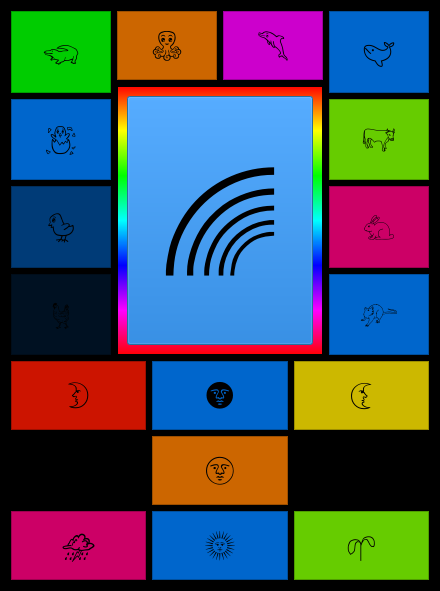
 <widget class="QWidget" name="MezcalPicker">
  <property name="geometry">
   <rect>
    <x>0</x>
    <y>0</y>
    <width>438</width>
    <height>591</height>
   </rect>
  </property>
  <property name="windowTitle">
   <string>Mezcal Color Scheme Picker</string>
  </property>
  <property name="autoFillBackground">
   <bool>false</bool>
  </property>
  <property name="styleSheet">
   <string notr="true">background-color: rgb(0, 0, 0);</string>
  </property>
  <layout class="QGridLayout" name="gridLayout_2">
   <item row="0" column="0">
    <layout class="QVBoxLayout" name="verticalLayout">
     <item>
      <widget class="QFrame" name="tetrad4">
       <property name="styleSheet">
        <string notr="true">background-color: rgb(0, 204, 0);</string>
       </property>
       <property name="frameShape">
        <enum>QFrame::StyledPanel</enum>
       </property>
       <property name="frameShadow">
        <enum>QFrame::Raised</enum>
       </property>
       <layout class="QGridLayout" name="gridLayout_6">
        <item row="0" column="0">
         <widget class="QPushButton" name="push_tetrad4">
          <property name="sizePolicy">
           <sizepolicy hsizetype="Minimum" vsizetype="Minimum">
            <horstretch>0</horstretch>
            <verstretch>0</verstretch>
           </sizepolicy>
          </property>
          <property name="font">
           <font>
            <family>Noto Emoji</family>
            <pointsize>24</pointsize>
           </font>
          </property>
          <property name="contextMenuPolicy">
           <enum>Qt::NoContextMenu</enum>
          </property>
          <property name="autoFillBackground">
           <bool>false</bool>
          </property>
          <property name="text">
           <string>🐊</string>
          </property>
          <property name="default">
           <bool>false</bool>
          </property>
          <property name="flat">
           <bool>true</bool>
          </property>
         </widget>
        </item>
       </layout>
      </widget>
     </item>
     <item>
      <widget class="QFrame" name="monochrome1">
       <property name="styleSheet">
        <string notr="true">background-color: rgb(0, 102, 204);</string>
       </property>
       <property name="frameShape">
        <enum>QFrame::StyledPanel</enum>
       </property>
       <property name="frameShadow">
        <enum>QFrame::Raised</enum>
       </property>
       <layout class="QGridLayout" name="gridLayout_10">
        <item row="0" column="0">
         <widget class="QPushButton" name="push_monochrome1">
          <property name="sizePolicy">
           <sizepolicy hsizetype="Preferred" vsizetype="Preferred">
            <horstretch>0</horstretch>
            <verstretch>0</verstretch>
           </sizepolicy>
          </property>
          <property name="font">
           <font>
            <family>Noto Emoji</family>
            <pointsize>24</pointsize>
           </font>
          </property>
          <property name="contextMenuPolicy">
           <enum>Qt::NoContextMenu</enum>
          </property>
          <property name="autoFillBackground">
           <bool>false</bool>
          </property>
          <property name="text">
           <string>🐣</string>
          </property>
          <property name="default">
           <bool>false</bool>
          </property>
          <property name="flat">
           <bool>true</bool>
          </property>
         </widget>
        </item>
       </layout>
      </widget>
     </item>
     <item>
      <widget class="QFrame" name="monochrome2">
       <property name="styleSheet">
        <string notr="true">background-color: rgb(0, 59, 119);
</string>
       </property>
       <property name="frameShape">
        <enum>QFrame::StyledPanel</enum>
       </property>
       <property name="frameShadow">
        <enum>QFrame::Raised</enum>
       </property>
       <layout class="QGridLayout" name="gridLayout_12">
        <item row="0" column="0">
         <widget class="QPushButton" name="push_monochrome2">
          <property name="sizePolicy">
           <sizepolicy hsizetype="Preferred" vsizetype="Preferred">
            <horstretch>0</horstretch>
            <verstretch>0</verstretch>
           </sizepolicy>
          </property>
          <property name="font">
           <font>
            <family>Noto Emoji</family>
            <pointsize>24</pointsize>
           </font>
          </property>
          <property name="contextMenuPolicy">
           <enum>Qt::NoContextMenu</enum>
          </property>
          <property name="autoFillBackground">
           <bool>false</bool>
          </property>
          <property name="text">
           <string>🐤</string>
          </property>
          <property name="default">
           <bool>false</bool>
          </property>
          <property name="flat">
           <bool>true</bool>
          </property>
         </widget>
        </item>
       </layout>
      </widget>
     </item>
     <item>
      <widget class="QFrame" name="monochrome3">
       <property name="styleSheet">
        <string notr="true">background-color: rgb(0, 17, 34);</string>
       </property>
       <property name="frameShape">
        <enum>QFrame::StyledPanel</enum>
       </property>
       <property name="frameShadow">
        <enum>QFrame::Raised</enum>
       </property>
       <layout class="QGridLayout" name="gridLayout_11">
        <item row="0" column="0">
         <widget class="QPushButton" name="push_monochrome3">
          <property name="sizePolicy">
           <sizepolicy hsizetype="Preferred" vsizetype="Preferred">
            <horstretch>0</horstretch>
            <verstretch>0</verstretch>
           </sizepolicy>
          </property>
          <property name="font">
           <font>
            <family>Noto Emoji</family>
            <pointsize>24</pointsize>
           </font>
          </property>
          <property name="contextMenuPolicy">
           <enum>Qt::NoContextMenu</enum>
          </property>
          <property name="autoFillBackground">
           <bool>false</bool>
          </property>
          <property name="text">
           <string>🐔</string>
          </property>
          <property name="default">
           <bool>false</bool>
          </property>
          <property name="flat">
           <bool>true</bool>
          </property>
         </widget>
        </item>
       </layout>
      </widget>
     </item>
    </layout>
   </item>
   <item row="0" column="1">
    <layout class="QVBoxLayout" name="verticalLayout_3">
     <item>
      <layout class="QHBoxLayout" name="horizontalLayout">
       <item>
        <widget class="QFrame" name="tetrad3">
         <property name="styleSheet">
          <string notr="true">background-color: rgb(204, 102, 0);</string>
         </property>
         <property name="frameShape">
          <enum>QFrame::StyledPanel</enum>
         </property>
         <property name="frameShadow">
          <enum>QFrame::Raised</enum>
         </property>
         <layout class="QGridLayout" name="gridLayout_5">
          <item row="0" column="0">
           <widget class="QPushButton" name="push_tetrad3">
            <property name="sizePolicy">
             <sizepolicy hsizetype="Minimum" vsizetype="Minimum">
              <horstretch>0</horstretch>
              <verstretch>0</verstretch>
             </sizepolicy>
            </property>
            <property name="font">
             <font>
              <family>Noto Emoji</family>
              <pointsize>24</pointsize>
             </font>
            </property>
            <property name="contextMenuPolicy">
             <enum>Qt::NoContextMenu</enum>
            </property>
            <property name="autoFillBackground">
             <bool>false</bool>
            </property>
            <property name="text">
             <string>🐙</string>
            </property>
            <property name="default">
             <bool>false</bool>
            </property>
            <property name="flat">
             <bool>true</bool>
            </property>
           </widget>
          </item>
         </layout>
        </widget>
       </item>
       <item>
        <widget class="QFrame" name="tetrad2">
         <property name="styleSheet">
          <string notr="true">background-color: rgb(204, 0, 204);</string>
         </property>
         <property name="frameShape">
          <enum>QFrame::StyledPanel</enum>
         </property>
         <property name="frameShadow">
          <enum>QFrame::Raised</enum>
         </property>
         <layout class="QGridLayout" name="gridLayout_4">
          <item row="0" column="0">
           <widget class="QPushButton" name="push_tetrad2">
            <property name="sizePolicy">
             <sizepolicy hsizetype="Minimum" vsizetype="Minimum">
              <horstretch>0</horstretch>
              <verstretch>0</verstretch>
             </sizepolicy>
            </property>
            <property name="font">
             <font>
              <family>Noto Emoji</family>
              <pointsize>24</pointsize>
             </font>
            </property>
            <property name="contextMenuPolicy">
             <enum>Qt::NoContextMenu</enum>
            </property>
            <property name="autoFillBackground">
             <bool>false</bool>
            </property>
            <property name="text">
             <string>🐬</string>
            </property>
            <property name="default">
             <bool>false</bool>
            </property>
            <property name="flat">
             <bool>true</bool>
            </property>
           </widget>
          </item>
         </layout>
        </widget>
       </item>
      </layout>
     </item>
     <item>
      <widget class="QFrame" name="rum_color">
       <property name="styleSheet">
        <string notr="true">background-color: qlineargradient(spread:pad, x1:0, y0:0, x2:0, y2:1, stop:0 rgba(255, 0, 0, 255), stop:0.166 rgba(255, 255, 0, 255), stop:0.333 rgba(0, 255, 0, 255), stop:0.5 rgba(0, 255, 255, 255), stop:0.666 rgba(0, 0, 255, 255), stop:0.833 rgba(255, 0, 255, 255), stop:1 rgba(255, 0, 0, 255));</string>
       </property>
       <property name="frameShape">
        <enum>QFrame::StyledPanel</enum>
       </property>
       <property name="frameShadow">
        <enum>QFrame::Raised</enum>
       </property>
       <layout class="QGridLayout" name="gridLayout_13">
        <item row="0" column="0">
         <widget class="QPushButton" name="push_rum_color">
          <property name="sizePolicy">
           <sizepolicy hsizetype="MinimumExpanding" vsizetype="MinimumExpanding">
            <horstretch>0</horstretch>
            <verstretch>0</verstretch>
           </sizepolicy>
          </property>
          <property name="font">
           <font>
            <family>Noto Emoji</family>
            <pointsize>88</pointsize>
           </font>
          </property>
          <property name="contextMenuPolicy">
           <enum>Qt::DefaultContextMenu</enum>
          </property>
          <property name="autoFillBackground">
           <bool>false</bool>
          </property>
          <property name="styleSheet">
           <string notr="true">background-color: rgb(0, 102, 204);</string>
          </property>
          <property name="text">
           <string>🌈</string>
          </property>
          <property name="checkable">
           <bool>false</bool>
          </property>
          <property name="default">
           <bool>true</bool>
          </property>
          <property name="flat">
           <bool>false</bool>
          </property>
         </widget>
        </item>
       </layout>
      </widget>
     </item>
    </layout>
   </item>
   <item row="0" column="2">
    <layout class="QVBoxLayout" name="verticalLayout_2">
     <item>
      <widget class="QFrame" name="tetrad1">
       <property name="styleSheet">
        <string notr="true">background-color: rgb(0, 102, 204);</string>
       </property>
       <property name="frameShape">
        <enum>QFrame::StyledPanel</enum>
       </property>
       <property name="frameShadow">
        <enum>QFrame::Raised</enum>
       </property>
       <property name="tetrad_bg" stdset="0">
        <color>
         <red>0</red>
         <green>0</green>
         <blue>255</blue>
        </color>
       </property>
       <property name="bg_style" stdset="0">
        <string>asdfsadfdsf</string>
       </property>
       <layout class="QGridLayout" name="gridLayout_3">
        <item row="0" column="0">
         <widget class="QPushButton" name="push_tetrad1">
          <property name="sizePolicy">
           <sizepolicy hsizetype="Minimum" vsizetype="Minimum">
            <horstretch>0</horstretch>
            <verstretch>0</verstretch>
           </sizepolicy>
          </property>
          <property name="font">
           <font>
            <family>Noto Emoji</family>
            <pointsize>24</pointsize>
           </font>
          </property>
          <property name="contextMenuPolicy">
           <enum>Qt::NoContextMenu</enum>
          </property>
          <property name="autoFillBackground">
           <bool>false</bool>
          </property>
          <property name="text">
           <string>🐋</string>
          </property>
          <property name="default">
           <bool>false</bool>
          </property>
          <property name="flat">
           <bool>true</bool>
          </property>
         </widget>
        </item>
       </layout>
      </widget>
     </item>
     <item>
      <widget class="QFrame" name="triad3">
       <property name="styleSheet">
        <string notr="true">background-color: rgb(102, 204, 0);</string>
       </property>
       <property name="frameShape">
        <enum>QFrame::StyledPanel</enum>
       </property>
       <property name="frameShadow">
        <enum>QFrame::Raised</enum>
       </property>
       <layout class="QGridLayout" name="gridLayout_9">
        <item row="0" column="0">
         <widget class="QPushButton" name="push_triad3">
          <property name="sizePolicy">
           <sizepolicy hsizetype="Preferred" vsizetype="Preferred">
            <horstretch>0</horstretch>
            <verstretch>0</verstretch>
           </sizepolicy>
          </property>
          <property name="font">
           <font>
            <family>Noto Emoji</family>
            <pointsize>24</pointsize>
           </font>
          </property>
          <property name="contextMenuPolicy">
           <enum>Qt::NoContextMenu</enum>
          </property>
          <property name="autoFillBackground">
           <bool>false</bool>
          </property>
          <property name="text">
           <string>🐂</string>
          </property>
          <property name="default">
           <bool>false</bool>
          </property>
          <property name="flat">
           <bool>true</bool>
          </property>
         </widget>
        </item>
       </layout>
      </widget>
     </item>
     <item>
      <widget class="QFrame" name="triad2">
       <property name="styleSheet">
        <string notr="true">background-color: rgb(204, 0, 102);</string>
       </property>
       <property name="frameShape">
        <enum>QFrame::StyledPanel</enum>
       </property>
       <property name="frameShadow">
        <enum>QFrame::Raised</enum>
       </property>
       <layout class="QGridLayout" name="gridLayout_8">
        <item row="0" column="0">
         <widget class="QPushButton" name="push_triad2">
          <property name="sizePolicy">
           <sizepolicy hsizetype="Preferred" vsizetype="Preferred">
            <horstretch>0</horstretch>
            <verstretch>0</verstretch>
           </sizepolicy>
          </property>
          <property name="font">
           <font>
            <family>Noto Emoji</family>
            <pointsize>24</pointsize>
           </font>
          </property>
          <property name="contextMenuPolicy">
           <enum>Qt::NoContextMenu</enum>
          </property>
          <property name="autoFillBackground">
           <bool>false</bool>
          </property>
          <property name="text">
           <string>🐇</string>
          </property>
          <property name="default">
           <bool>false</bool>
          </property>
          <property name="flat">
           <bool>true</bool>
          </property>
         </widget>
        </item>
       </layout>
      </widget>
     </item>
     <item>
      <widget class="QFrame" name="triad1">
       <property name="styleSheet">
        <string notr="true">background-color: rgb(0, 102, 204);</string>
       </property>
       <property name="frameShape">
        <enum>QFrame::StyledPanel</enum>
       </property>
       <property name="frameShadow">
        <enum>QFrame::Raised</enum>
       </property>
       <layout class="QGridLayout" name="gridLayout_7">
        <item row="0" column="0">
         <widget class="QPushButton" name="push_triad1">
          <property name="sizePolicy">
           <sizepolicy hsizetype="Preferred" vsizetype="Preferred">
            <horstretch>0</horstretch>
            <verstretch>0</verstretch>
           </sizepolicy>
          </property>
          <property name="font">
           <font>
            <family>Noto Emoji</family>
            <pointsize>24</pointsize>
           </font>
          </property>
          <property name="contextMenuPolicy">
           <enum>Qt::NoContextMenu</enum>
          </property>
          <property name="autoFillBackground">
           <bool>false</bool>
          </property>
          <property name="text">
           <string>🐀</string>
          </property>
          <property name="default">
           <bool>false</bool>
          </property>
          <property name="flat">
           <bool>true</bool>
          </property>
         </widget>
        </item>
       </layout>
      </widget>
     </item>
    </layout>
   </item>
   <item row="1" column="0" colspan="3">
    <layout class="QGridLayout" name="gridLayout">
     <item row="2" column="2">
      <widget class="QFrame" name="analogous3">
       <property name="styleSheet">
        <string notr="true">background-color: rgb(102, 204, 0);</string>
       </property>
       <property name="frameShape">
        <enum>QFrame::StyledPanel</enum>
       </property>
       <property name="frameShadow">
        <enum>QFrame::Raised</enum>
       </property>
       <layout class="QGridLayout" name="gridLayout_20">
        <item row="0" column="0">
         <widget class="QPushButton" name="push_analogous3">
          <property name="sizePolicy">
           <sizepolicy hsizetype="Preferred" vsizetype="Preferred">
            <horstretch>0</horstretch>
            <verstretch>0</verstretch>
           </sizepolicy>
          </property>
          <property name="font">
           <font>
            <family>Noto Emoji</family>
            <pointsize>24</pointsize>
           </font>
          </property>
          <property name="contextMenuPolicy">
           <enum>Qt::NoContextMenu</enum>
          </property>
          <property name="autoFillBackground">
           <bool>false</bool>
          </property>
          <property name="text">
           <string>🌱</string>
          </property>
          <property name="default">
           <bool>false</bool>
          </property>
          <property name="flat">
           <bool>true</bool>
          </property>
         </widget>
        </item>
       </layout>
      </widget>
     </item>
     <item row="0" column="0">
      <widget class="QFrame" name="scompliment2">
       <property name="styleSheet">
        <string notr="true">background-color: rgb(204, 20, 0);</string>
       </property>
       <property name="frameShape">
        <enum>QFrame::StyledPanel</enum>
       </property>
       <property name="frameShadow">
        <enum>QFrame::Raised</enum>
       </property>
       <layout class="QGridLayout" name="gridLayout_18">
        <item row="0" column="0">
         <widget class="QPushButton" name="push_scompliment2">
          <property name="sizePolicy">
           <sizepolicy hsizetype="Preferred" vsizetype="Preferred">
            <horstretch>0</horstretch>
            <verstretch>0</verstretch>
           </sizepolicy>
          </property>
          <property name="font">
           <font>
            <family>Noto Emoji</family>
            <pointsize>24</pointsize>
           </font>
          </property>
          <property name="contextMenuPolicy">
           <enum>Qt::NoContextMenu</enum>
          </property>
          <property name="autoFillBackground">
           <bool>false</bool>
          </property>
          <property name="text">
           <string>🌛</string>
          </property>
          <property name="default">
           <bool>false</bool>
          </property>
          <property name="flat">
           <bool>true</bool>
          </property>
         </widget>
        </item>
       </layout>
      </widget>
     </item>
     <item row="0" column="1">
      <widget class="QFrame" name="scompliment1">
       <property name="styleSheet">
        <string notr="true">background-color: rgb(0, 102, 204);</string>
       </property>
       <property name="frameShape">
        <enum>QFrame::StyledPanel</enum>
       </property>
       <property name="frameShadow">
        <enum>QFrame::Raised</enum>
       </property>
       <layout class="QGridLayout" name="gridLayout_16">
        <item row="0" column="0">
         <widget class="QPushButton" name="push_scompliment1">
          <property name="sizePolicy">
           <sizepolicy hsizetype="Preferred" vsizetype="Preferred">
            <horstretch>0</horstretch>
            <verstretch>0</verstretch>
           </sizepolicy>
          </property>
          <property name="font">
           <font>
            <family>Noto Emoji</family>
            <pointsize>24</pointsize>
           </font>
          </property>
          <property name="contextMenuPolicy">
           <enum>Qt::NoContextMenu</enum>
          </property>
          <property name="autoFillBackground">
           <bool>false</bool>
          </property>
          <property name="text">
           <string>🌚</string>
          </property>
          <property name="default">
           <bool>false</bool>
          </property>
          <property name="flat">
           <bool>true</bool>
          </property>
         </widget>
        </item>
       </layout>
      </widget>
     </item>
     <item row="0" column="2">
      <widget class="QFrame" name="scompliment3">
       <property name="styleSheet">
        <string notr="true">background-color: rgb(204, 184, 0);</string>
       </property>
       <property name="frameShape">
        <enum>QFrame::StyledPanel</enum>
       </property>
       <property name="frameShadow">
        <enum>QFrame::Raised</enum>
       </property>
       <layout class="QGridLayout" name="gridLayout_21">
        <item row="0" column="0">
         <widget class="QPushButton" name="push_scompliment3">
          <property name="sizePolicy">
           <sizepolicy hsizetype="Preferred" vsizetype="Preferred">
            <horstretch>0</horstretch>
            <verstretch>0</verstretch>
           </sizepolicy>
          </property>
          <property name="font">
           <font>
            <family>Noto Emoji</family>
            <pointsize>24</pointsize>
           </font>
          </property>
          <property name="contextMenuPolicy">
           <enum>Qt::NoContextMenu</enum>
          </property>
          <property name="autoFillBackground">
           <bool>false</bool>
          </property>
          <property name="text">
           <string>🌜</string>
          </property>
          <property name="default">
           <bool>false</bool>
          </property>
          <property name="flat">
           <bool>true</bool>
          </property>
         </widget>
        </item>
       </layout>
      </widget>
     </item>
     <item row="1" column="0">
      <spacer name="horizontalSpacer_4">
       <property name="orientation">
        <enum>Qt::Horizontal</enum>
       </property>
       <property name="sizeHint" stdset="0">
        <size>
         <width>40</width>
         <height>20</height>
        </size>
       </property>
      </spacer>
     </item>
     <item row="1" column="1">
      <widget class="QFrame" name="compliment2">
       <property name="sizePolicy">
        <sizepolicy hsizetype="Expanding" vsizetype="Preferred">
         <horstretch>0</horstretch>
         <verstretch>0</verstretch>
        </sizepolicy>
       </property>
       <property name="styleSheet">
        <string notr="true">background-color: rgb(204, 102, 0);</string>
       </property>
       <property name="frameShape">
        <enum>QFrame::StyledPanel</enum>
       </property>
       <property name="frameShadow">
        <enum>QFrame::Raised</enum>
       </property>
       <layout class="QGridLayout" name="gridLayout_15">
        <item row="0" column="0">
         <widget class="QPushButton" name="push_compliment2">
          <property name="sizePolicy">
           <sizepolicy hsizetype="Preferred" vsizetype="Preferred">
            <horstretch>0</horstretch>
            <verstretch>0</verstretch>
           </sizepolicy>
          </property>
          <property name="font">
           <font>
            <family>Noto Emoji</family>
            <pointsize>24</pointsize>
           </font>
          </property>
          <property name="contextMenuPolicy">
           <enum>Qt::NoContextMenu</enum>
          </property>
          <property name="autoFillBackground">
           <bool>false</bool>
          </property>
          <property name="text">
           <string>🌝</string>
          </property>
          <property name="default">
           <bool>false</bool>
          </property>
          <property name="flat">
           <bool>true</bool>
          </property>
         </widget>
        </item>
       </layout>
      </widget>
     </item>
     <item row="1" column="2">
      <spacer name="horizontalSpacer_3">
       <property name="orientation">
        <enum>Qt::Horizontal</enum>
       </property>
       <property name="sizeHint" stdset="0">
        <size>
         <width>40</width>
         <height>20</height>
        </size>
       </property>
      </spacer>
     </item>
     <item row="2" column="0">
      <widget class="QFrame" name="analogous2">
       <property name="styleSheet">
        <string notr="true">background-color: rgb(204, 0, 102);</string>
       </property>
       <property name="frameShape">
        <enum>QFrame::StyledPanel</enum>
       </property>
       <property name="frameShadow">
        <enum>QFrame::Raised</enum>
       </property>
       <layout class="QGridLayout" name="gridLayout_19">
        <item row="0" column="0">
         <widget class="QPushButton" name="push_analogous2">
          <property name="sizePolicy">
           <sizepolicy hsizetype="Preferred" vsizetype="Preferred">
            <horstretch>0</horstretch>
            <verstretch>0</verstretch>
           </sizepolicy>
          </property>
          <property name="font">
           <font>
            <family>Noto Emoji</family>
            <pointsize>24</pointsize>
           </font>
          </property>
          <property name="contextMenuPolicy">
           <enum>Qt::NoContextMenu</enum>
          </property>
          <property name="autoFillBackground">
           <bool>false</bool>
          </property>
          <property name="text">
           <string>⛈</string>
          </property>
          <property name="default">
           <bool>false</bool>
          </property>
          <property name="flat">
           <bool>true</bool>
          </property>
         </widget>
        </item>
       </layout>
      </widget>
     </item>
     <item row="2" column="1">
      <widget class="QFrame" name="analogous1">
       <property name="styleSheet">
        <string notr="true">background-color: rgb(0, 102, 204);</string>
       </property>
       <property name="frameShape">
        <enum>QFrame::StyledPanel</enum>
       </property>
       <property name="frameShadow">
        <enum>QFrame::Raised</enum>
       </property>
       <layout class="QGridLayout" name="gridLayout_14">
        <item row="0" column="0">
         <widget class="QPushButton" name="push_analogous1">
          <property name="sizePolicy">
           <sizepolicy hsizetype="Preferred" vsizetype="Preferred">
            <horstretch>0</horstretch>
            <verstretch>0</verstretch>
           </sizepolicy>
          </property>
          <property name="font">
           <font>
            <family>Noto Emoji</family>
            <pointsize>24</pointsize>
           </font>
          </property>
          <property name="contextMenuPolicy">
           <enum>Qt::NoContextMenu</enum>
          </property>
          <property name="autoFillBackground">
           <bool>false</bool>
          </property>
          <property name="text">
           <string>🌞</string>
          </property>
          <property name="default">
           <bool>false</bool>
          </property>
          <property name="flat">
           <bool>true</bool>
          </property>
         </widget>
        </item>
       </layout>
      </widget>
     </item>
    </layout>
   </item>
  </layout>
 </widget>
